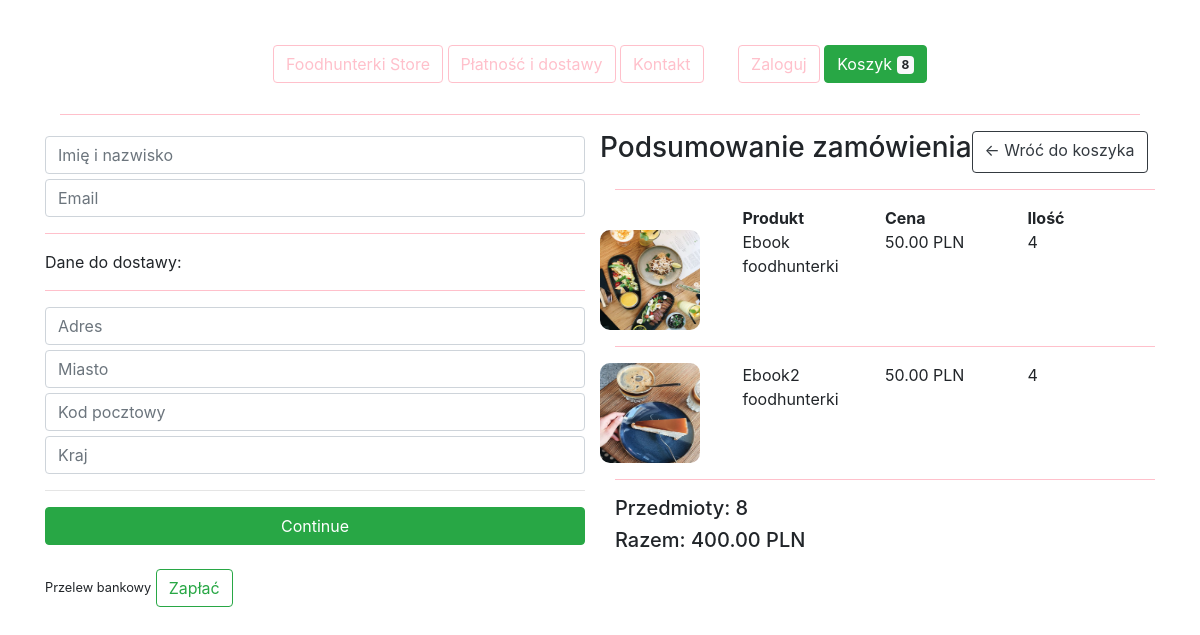
/checkout/ (signed in), run on an earlier commit of the app's database.
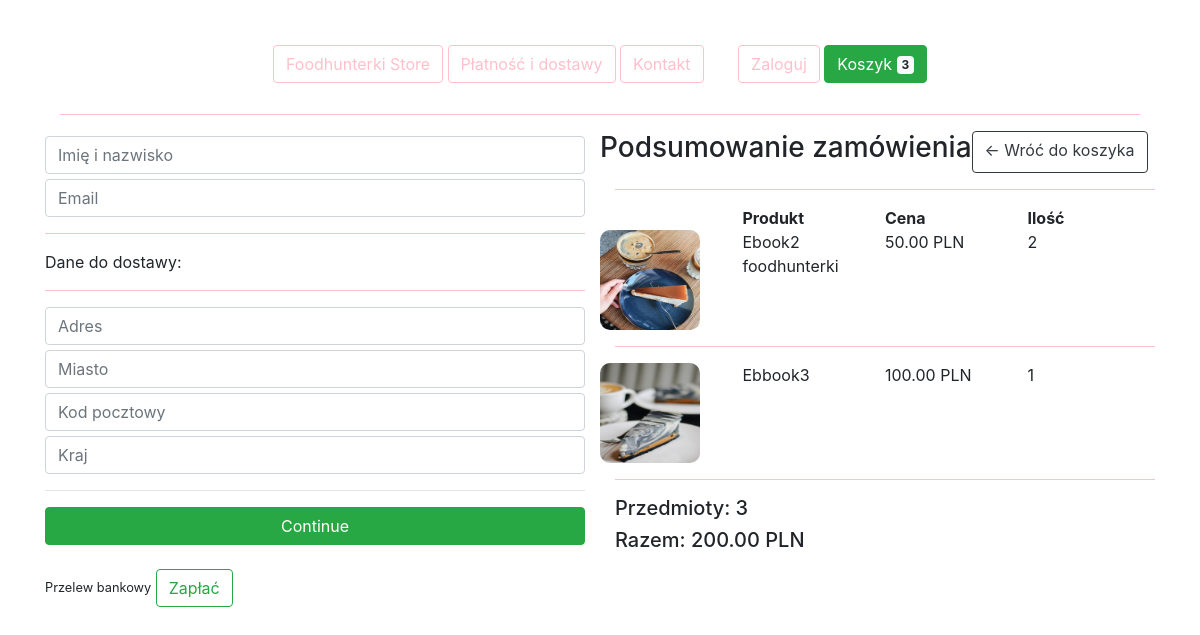
And on a later commit of the database.
### fhstore/models.py (models this page shows, shortened)
class OrderItem(models.Model):
    product = models.ForeignKey(Product, on_delete=models.SET_NULL, null=True)
    order = models.ForeignKey(Order, on_delete=models.SET_NULL, null=True, blank=True)
    quantity = models.IntegerField(default=0, null=True, blank=True)
    date_added = models.DateTimeField(auto_now_add=True)
    @property
    def get_total(self):
        total = self.product.price * self.quantity
        return total

class Product(models.Model):
    name = models.CharField(max_length=200)
    price = models.DecimalField(max_digits=7, decimal_places=2)
    digital = models.BooleanField(default=False, null=True, blank=True)
    image = models.ImageField(null=True, blank=True)
    @property
    def imageURL(self):
        try:
            url = self.image.url
        except:
            url = ''
        return url

class Order(models.Model):
    customer = models.ForeignKey(Customer, on_delete=models.SET_NULL, null=True, blank=True)
    date_ordered = models.DateTimeField(auto_now_add=True)
    complete = models.BooleanField(default=False)
    transaction_id = models.CharField(max_length=100, null=True)
    @property
    def shipping(self):
        shipping = False
        orderitems = self.orderitem_set.all()
        for s_item in orderitems:
            if s_item.product.digital == False:
                shipping = True
        return shipping
    @property
    def get_cart_total(self):
        orderitems = self.orderitem_set.all()
        total = sum([item.get_total for item in orderitems])
        return total
    @property
    def get_cart_items(self):
        orderitems = self.orderitem_set.all()
        total = sum([item.quantity for item in orderitems])
        return total

### fhstore/views.py (the view)
# urls.py: path('checkout/', views.checkout, name='checkout'),
def checkout(request):
    data = cartData(request)
    cartItems = data['cartItems']
    order = data['order']
    items = data['items']
    context = {'items':items, 'order':order, 'cartItems':cartItems}
    return render(request, 'fhstore/checkout.html', context)

### fhstore/utils.py (called while the page is built)
def cartData(request):
    if request.user.is_authenticated:
        customer = request.user.customer
        order, created = Order.objects.get_or_create(customer=customer, complete=False)
        items = order.orderitem_set.all()
        cartItems = order.get_cart_items
    else:
        cookieData = cookieCart(request)
        cartItems = cookieData['cartItems']
        order = cookieData['order']
        items = cookieData['items']
    return {'cartItems':cartItems, 'order':order, 'items':items}

### fhstore/templates/fhstore/checkout.html (shortened to what this page needs)
{% extends 'fhstore/base.html' %}
{% load static %}
{% block content %}
     <div class="row">
		<div class="col-lg-6">
			<div class="box-element" id="form-wrapper">
				<form id="form">
					<div id="user-info">
						<div class="form-field">
							<input required class="form-control" type="text" name="name" placeholder="Imię i nazwisko">
						</div>
						<div class="form-field">
							<input required class="form-control" type="email" name="email" placeholder="Email">
						</div>
					</div>
					<div id="shipping-info">
						<hr class="horizontal-line">
						<p>Dane do dostawy:</p>
						<hr class="horizontal-line">
						<div class="form-field">
							<input class="form-control" type="text" name="address" placeholder="Adres">
						</div>
						<div class="form-field">
							<input class="form-control" type="text" name="city" placeholder="Miasto">
						</div>
						<div class="form-field">
							<input class="form-control" type="text" name="zipcode" placeholder="Kod pocztowy">
						</div>
						<div class="form-field">
							<input class="form-control" type="text" name="country" placeholder="Kraj">
						</div>
					</div>
					<hr>
					<input id="form-button" class="btn btn-success btn-block" type="submit" value="Continue">
				</form>
			</div>
			<br>
			<div class="box-element hidden" id="payment-info">
				<small>Przelew bankowy</small>
				<button type="button" class="btn btn-outline-success" id="make-payment">Zapłać</button>
			</div>
		</div>
		<div class="col-lg-6">
			<div class="box-element">
				<div class="row">
					<h3>Podsumowanie zamówienia</h3>
					<a class="btn btn-outline-dark" href="{% url 'cart' %}">&#x2190; Wróć do koszyka</a>
				</div>
				<hr class="horizontal-line">
				<div class="row row-cols-4">
					<div style="flex:2"></div>
					<div style="flex:2"><strong>Produkt</strong></div>
					<div style="flex:1"><strong>Cena</strong></div>
					<div style="flex:1"><strong>Ilość</strong></div>
				</div>
				{% for item in items %}
				<div class="row row-cols-4">
						<div style="flex:2"><img class="thumbnail-checkout" src="{{item.product.imageURL}}"></div>
						<div style="flex:2"><p>{{item.product.name}}</p></div>
						<div style="flex:1"><p>{{item.product.price}} PLN</p></div>
						<div style="flex:1"><p>{{item.quantity}}</p></div>
				</div>
				<hr class="horizontal-line">
				{% endfor %}
				<h5>Przedmioty: {{order.get_cart_items}}</h5>
				<h5>Razem: {{order.get_cart_total}} PLN</h5>
			</div>
		</div>
	</div>
{% endblock content %}

What changed in the data, as far as the page shows it:
removed OrderItem: product.imageURL (picture), product.name "Ebook foodhunterki", product.price "50.00", quantity "4"
changed OrderItem "Ebook2 foodhunterki": quantity "4" → "2"
added OrderItem: product.imageURL (picture), product.name "Ebbook3", product.price "100.00", quantity "1"
changed through a linked row, Order: get_cart_items "8" → "3"; get_cart_total "400.00" → "200.00"
Also different on the page:
{{ cartItems }}: "8" → "3"
